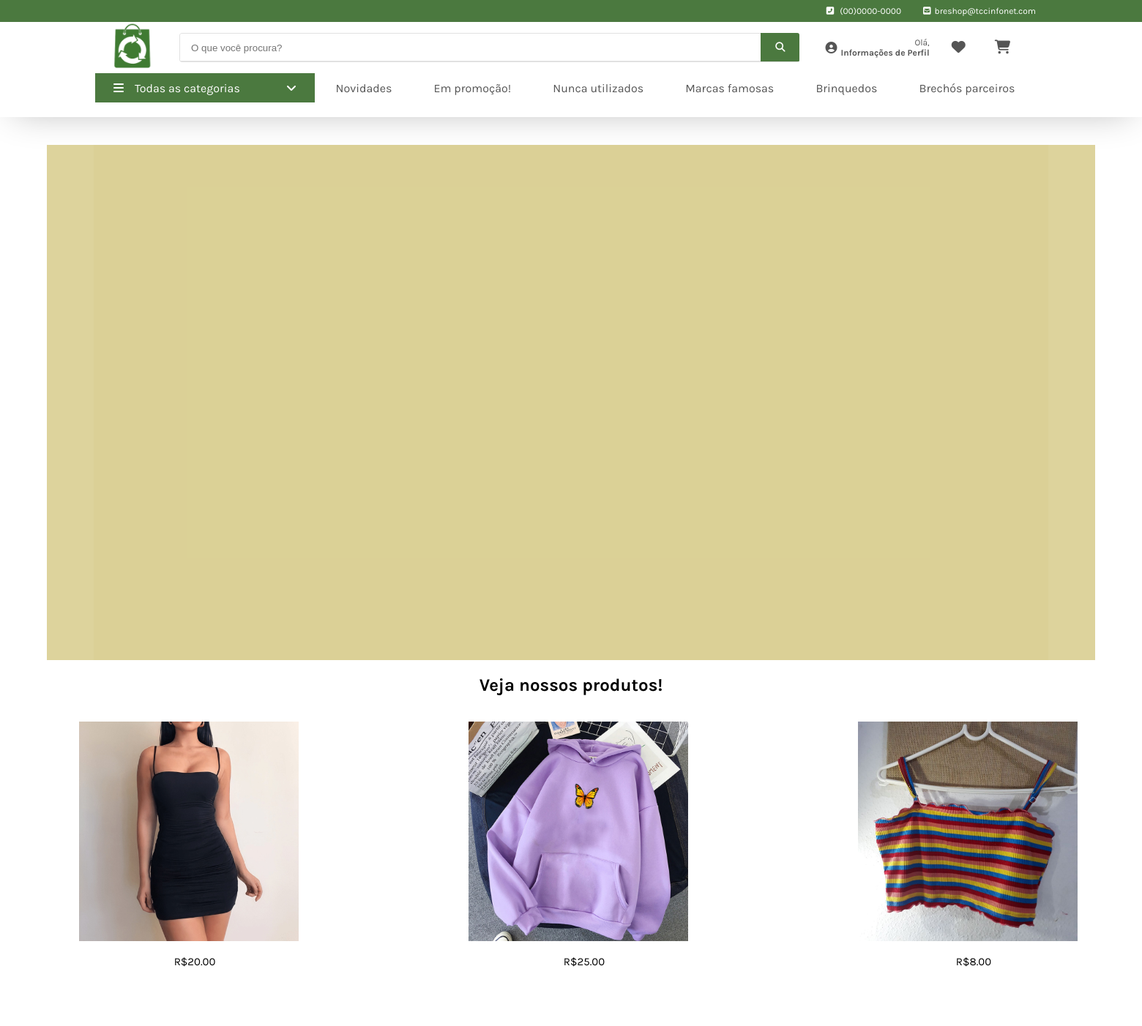
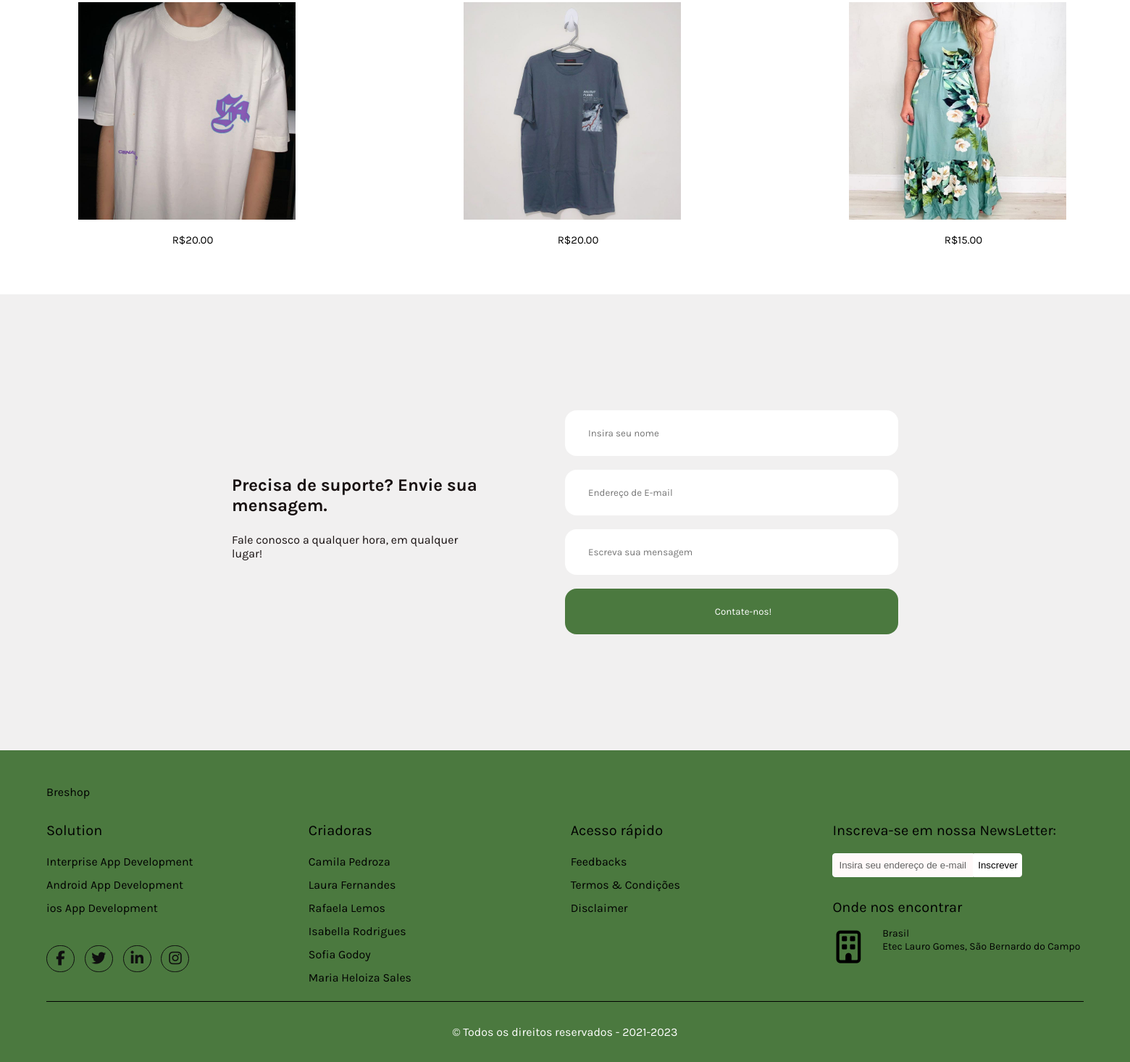
Screenshot of /index/clientes/index.php with the database file from the repository (2 pictures, top to bottom).
### tables this page shows
CREATE TABLE IF NOT EXISTS `produtos` (
  `idproduto` int(11) NOT NULL AUTO_INCREMENT,
  `idcategoria` int(11) NOT NULL,
  `idbrecho` int(11) NOT NULL,
  `nome_produto` varchar(45) NOT NULL,
  `desc_produto` text NOT NULL,
  `valor_prod` decimal(7,2) NOT NULL,
  `status_produto` varchar(40) NOT NULL,
  `sub_categoria` varchar(40) NOT NULL,
  `id_marca` int(11) NOT NULL,
  `img_prod` varchar(40) NOT NULL,
  PRIMARY KEY (`idproduto`),
  UNIQUE KEY `idproduto_UNIQUE` (`idproduto`)
);

### index/clientes/index.php (the view, shortened to what this page needs)
<?php
include "conexao.php";
mysqli_query($con,"SET NAMES 'utf8'");
mysqli_query($con,'SET character_set_connection=utf8');
mysqli_query($con,'SET character_set_client=utf8');
mysqli_query($con,'SET character_set_results=utf8');
$comandoprod="SELECT * FROM produtos LIMIT 6";
$resulta = mysqli_query($con,$comandoprod);
?>
<!DOCTYPE html>
<html lang="en">
<head>
        <link href='https://unpkg.com/boxicons@2.1.4/css/boxicons.min.css' rel='stylesheet'>
        <link rel="stylesheet" href="https://cdnjs.cloudflare.com/ajax/libs/Glide.js/3.6.0/css/glide.theme.css">
        <link rel="stylesheet" href="https://cdnjs.cloudflare.com/ajax/libs/Glide.js/3.6.0/css/glide.core.css">
        <link rel="stylesheet" href="css/styles.css" >
        <link rel="stylesheet" href="https://cdn.jsdelivr.net/npm/bootstrap-icons@1.8.1/font/bootstrap-icons.css">
</head>
<body>
<header>
  <div class="header-content-top">
  <div class="content">
  <span><i class="fas fa-phone-square-alt"></i> (00)0000-0000</span>
  <span><i class="fas fa-envelope-square"></i>breshop@tccinfonet.com</span>
  </div>
  </div>
  <div class="container">
    <strong class="logo"><img src="http://localhost/oficial/img/logo1.png" style="height: 70px; width: 70px;"></strong>
    <label class="open-search" for="open-search">
    <div class="search">
    <form enctype="multipart/form-data" action="<?php $_SERVER['PHP_SELF'] ?>" method="POST">
    <input type="text" name="txtnome" placeholder="O que você procura?" class="input-search"/>
    <button type="submit" class="button-search"><i class="fas fa-search"></i></button>
    </div>
    </label>
    <nav class="nav-content">
    <ul class="nav-content-list">
    <li class="nav-content-item account-login">
    <label class="open-menu-login-account" for="open-menu-login-account">
    <i class="fas fa-user-circle"></i><span class="login-text">Olá, <?php echo $nomeusu;?>
    <strong>Informações de Perfil</strong></span> <span class="item-arrow"></span>
    </label>
    </ul>
    <li class="nav-content-item"><a class="nav-content-link" href="favoritos.php"><i class="fas fa-heart"></i></a></li>
    <li class="nav-content-item"><a class="nav-content-link" href="vercarrinho.php"><i class="fas fa-shopping-cart"></i></a></li>
    </nav>
    </div>
  <div class="nav-container">
    <nav class="all-category-nav">
      <label class="open-menu-all" for="open-menu-all">
        <span class="all-navigator"><i class="fas fa-bars"></i> <span>Todas as categorias</span> <i class="fas fa-angle-down"></i>
        </span>
      </label>
    </nav>
    <nav class="featured-category">
      <ul class="nav-row">
        <li class="nav-row-list"><a href="" class="nav-row-list-link">Novidades</a></li>
        <li class="nav-row-list"><a href="" class="nav-row-list-link">Em promoção!</a></li>
        <li class="nav-row-list"><a href="" class="nav-row-list-link">Nunca utilizados</a></li>
        <li class="nav-row-list"><a href="" class="nav-row-list-link">Marcas famosas</a></li>
        <li class="nav-row-list"><a href="" class="nav-row-list-link">Brinquedos</a></li>
        <li class="nav-row-list"><a href="" class="nav-row-list-link">Brechós parceiros</a></li>
      </ul>
    </nav>
  </div>
  </header>
  <div id="resultado">
  <br><br>
  <div class="hero">
  <div class="glide" id="glide_1">
  <div class="glide__track" data-glide-el="track">
  <ul class="glide__slides">
  <li class="glide__slide">
  <div class="center">
  </div>
  </li>
  <li class="glide__slide">
   <div class="center">
   </div>
   </li>
   </ul>
   </div>
   </div>
   </div>
<div class="products">
<h2 style="text-align: center;">Veja nossos produtos!</h2>
<?php
echo "<table class='vitrine-prods'>";
echo "<tr>";
$cont=0;
while ($registro = mysqli_fetch_array($resulta))
{$cont++;
if ($cont>3)
{ echo "</tr>";
echo "<tr>";
$cont=1;
}
echo "<td>";
echo "<form name=fox action=detalheprod.php  method=POST>";
echo "<div class='row'>";
echo "<div class='col-4'>";
echo "<button type=submit style='all:unset; cursor:pointer; outline:revert;'>";
echo "<img src= http://localhost/oficial/img/$registro[9] style='width:300px; height:300px'> <br>";
echo "</button> <br>";
echo "<p> R$"; print($registro[5]); echo"</p>";
echo "</div>";
echo "</div>";
echo "</form>";}
?>
</table>
</div>
<section class="section contact">
<div class="row">
<div class="col">
<h2> Precisa de suporte? Envie sua mensagem.</h2>
<p>Fale conosco a qualquer hora, em qualquer lugar!</p>
 </div>
<div class="col">
<form action="phpcontato.php" method="post">
<input type="text" placeholder="Insira seu nome" name="nomeID"> <br><br>
<input type="email" placeholder="Endereço de E-mail" name="emailID"> <br><br>
<input type="text-box" placeholder="Escreva sua mensagem" name="msg"> <br><br>
<input type="submit" class="btn btn-1" value="Contate-nos!">
</div>
</div>
</div>
<footer>
       <div>
            <span class="logo">Breshop</span>
       </div>
       <div class="row">
            <div class="col-3">
                <span class="footer-cat">Solution</span>
                <ul class="footer-cat-links">
                    <li><a href=""><span>Interprise App Development</span></a></li>
                    <li><a href=""><span>Android App Development</span></a></li>
                    <li><a href=""><span>ios App Development</span></a></li>
                </ul>
            </div>
            <div class="col-3">
                <span class="footer-cat">Criadoras</span>
                <ul class="footer-cat-links">
                    <li><a href="https://www.instagram.com/camspedroza/"><span>Camila Pedroza</span></a></li>
                    <li><a href="https://www.instagram.com/llfernandesb/"><span>Laura Fernandes</span></a></li>
                    <li><a href="https://www.instagram.com/rafafranlemos/"><span>Rafaela Lemos</span></a></li>
                    <li><a href="https://www.instagram.com/bellarodguez/"><span>Isabella Rodrigues</span></a></li>
                    <li><a href="https://www.instagram.com/godoysofis/"><span>Sofia Godoy</span></a></li>
                    <li><a href="https://www.instagram.com/mariaheloizasc/"><span>Maria Heloiza Sales</span></a></li>
                </ul>
            </div>
            <div class="col-3">
                <span class="footer-cat">Acesso rápido</span>
                <ul class="footer-cat-links">
                    <li><a href=""><span>Feedbacks</span></a></li>
                    <li><a href=""><span>Termos & Condições</span></a></li>
                    <li><a href=""><span>Disclaimer</span></a></li>
                </ul>
            </div>
            <div class="col-3" id="newsletter">
                <span class="footer-cat">Inscreva-se em nossa NewsLetter:</span>
                <form id="subscribe">
                    <input type="email" id="subscriber-email" placeholder="Insira seu endereço de e-mail"/>
                    <input type="submit" value="Inscrever" id="btn-scribe"/>
                </form>
                <div id="address">
                    <span class="footer-cat">Onde nos encontrar</span>
                    <ul>
                        <li>
                            <i class="far fa-building"></i>
                            <div>Brasil<br/>
                            Etec Lauro Gomes, São Bernardo do Campo</div>
                        </li>
                    </ul>
                </div>
            </div>
            <div class="social-links social-1 col-6">
                <a href=""><i class="fab fa-facebook-f"></i></a>
                <a href=""><i class="fab fa-twitter"></i></a>
                <a href=""><i class="fab fa-linkedin-in"></i></a>
                <a href=""><i class="fab fa-instagram"></i></a>
            </div>
       </div>
       <div id="copyright">
           &copy; Todos os direitos reservados - 2021-2023
       </div>
    </footer>
</body>
</html>

### rows the page displays
produtos: img_prod (picture), valor_prod "20.00"
produtos: img_prod (picture), valor_prod "25.00"
produtos: img_prod (picture), valor_prod "8.00"
produtos: img_prod (picture), valor_prod "20.00"
produtos: img_prod (picture), valor_prod "20.00"
produtos: img_prod (picture), valor_prod "15.00"
